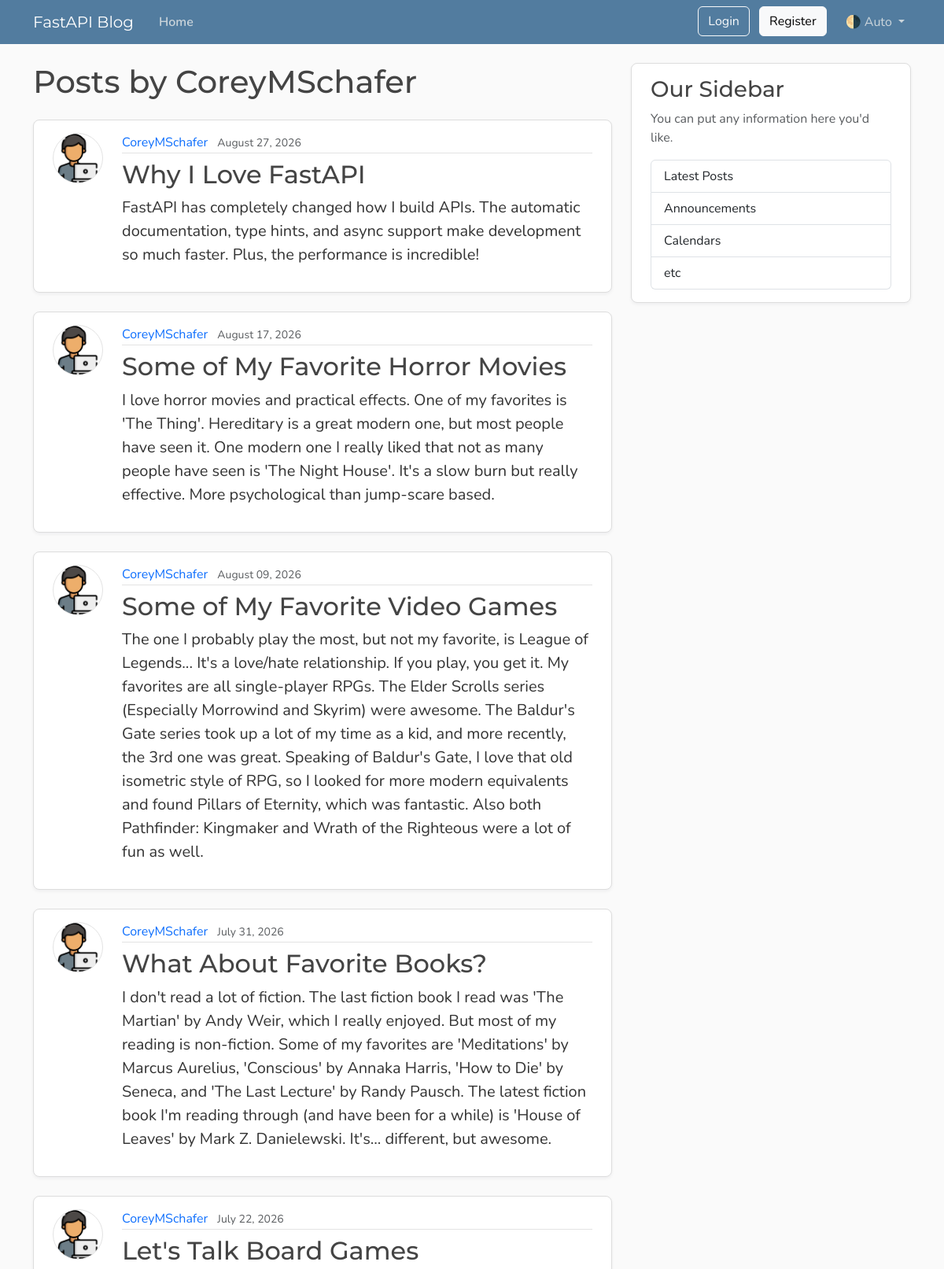
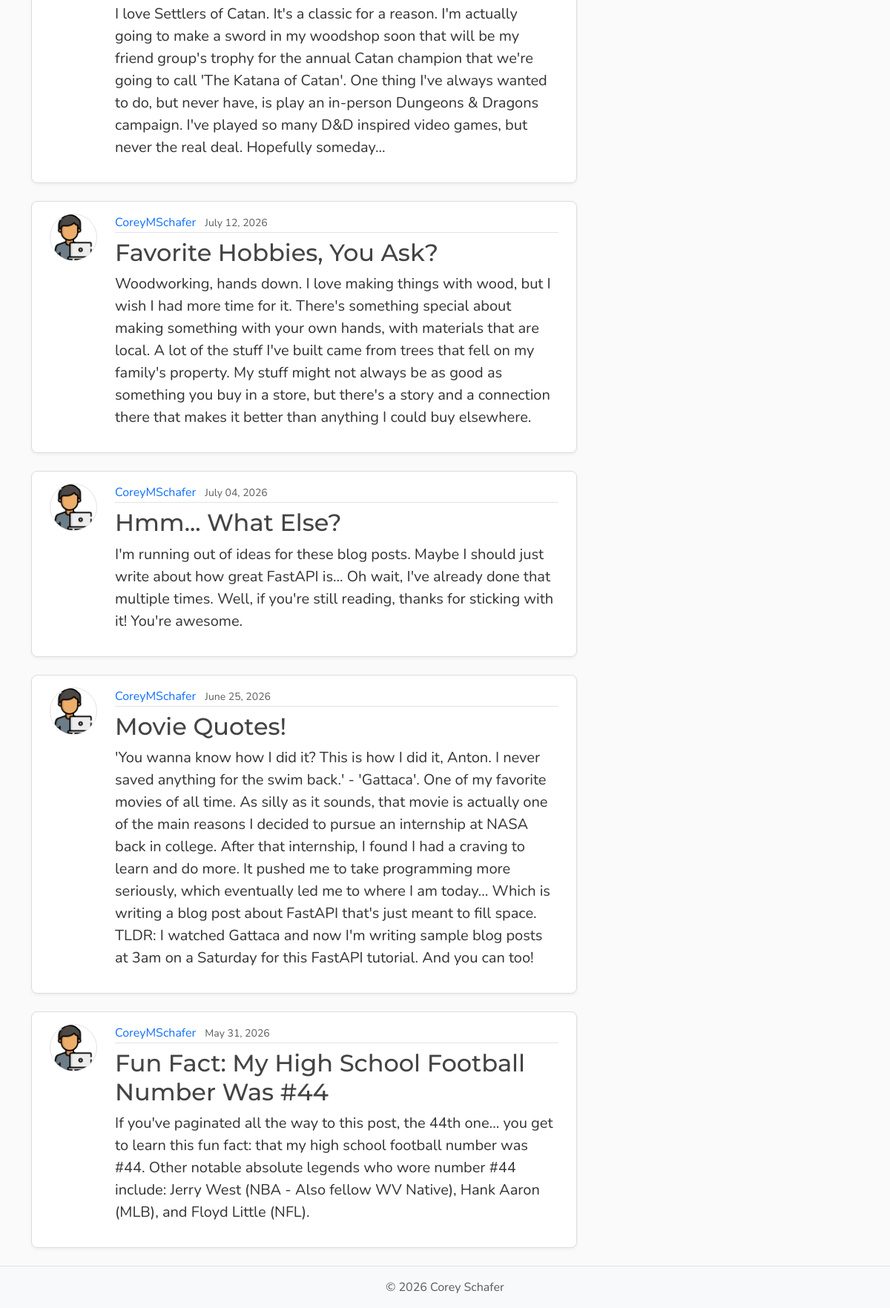
The page /users/1/posts on the database its author committed (2 pictures, top to bottom).
### models.py (models this page shows, shortened)
class User(Base):
    __tablename__ = "users"
    id: Mapped[int] = mapped_column(Integer, primary_key=True, index=True)
    username: Mapped[str] = mapped_column(String(50), unique=True, nullable=False)
    email: Mapped[str] = mapped_column(String(120), unique=True, nullable=False)
    password_hash: Mapped[str] = mapped_column(String(200), nullable=False)
    image_file: Mapped[str | None] = mapped_column(
        String(200),
        nullable=True,
        default=None
    )
    posts: Mapped[list[Post]] = relationship(back_populates="author", cascade="all, delete-orphan")

class Post(Base):
    __tablename__ = "posts"
    id: Mapped[int] = mapped_column(Integer, primary_key=True, index=True)
    title: Mapped[str] = mapped_column(String(100), nullable=False)
    content: Mapped[str] = mapped_column(Text, nullable=False)
    user_id: Mapped[int] = mapped_column(
        ForeignKey("users.id"),
        nullable=False,
        index=True
    )
    date_posted: Mapped[datetime] = mapped_column(
        DateTime(timezone=True),
        default=lambda: datetime.now(UTC)
    )
    author: Mapped[User] = relationship(back_populates="posts")

### main.py (the view)
@app.get("/users/{user_id}/posts", include_in_schema=False, name="user_posts")
async def user_posts_page(request: Request, user_id: int, db: Annotated[AsyncSession,Depends(get_db)]):
    result = await db.execute(select(models.User).where(models.User.id == user_id))
    user = result.scalars().first()
    if not user:
        raise HTTPException(status_code=status.HTTP_404_NOT_FOUND, detail="User not found")
    result = await db.execute(select(models.Post)
                              .options(selectinload(models.Post.author))
                              .where(models.Post.user_id == user_id)
                              .order_by(models.Post.date_posted.desc()))
    posts = result.scalars().all()
    return templates.TemplateResponse(
        request,
        'user_posts.html',
        {"posts": posts, "user" : user, "title" : f"{user.username}'s Posts"}
    )

### templates/user_posts.html (shortened to what this page needs)
{% extends "layout.html" %}
{% block content %}
    <h1 class="mb-4">Posts by {{ user.username }}</h1>
    <div id="postsContainer">
        {% for post in posts %}
            <article class="content-section py-3 px-4 mb-4">
                <div class="d-flex align-items-start gap-4">
                    <img class="rounded-circle article-img flex-shrink-0"
                         src="{{ post.author.image_path }}"
                         alt="{{ post.author.username }}'s profile picture"
                         width="64"
                         height="64"
                         loading="lazy">
                    <div class="flex-grow-1">
                        <div class="article-metadata mb-2">
                            <a class="me-2"
                               href="{{ url_for('user_posts', user_id=post.author.id) }}">{{ post.author.username }}</a>
                            <small class="text-body-secondary">{{ post.date_posted.strftime("%B %d, %Y") }}</small>
                        </div>
                        <h2>
                            <a class="article-title"
                               href="{{ url_for('post_page', post_id=post.id) }}">{{ post.title }}</a>
                        </h2>
                        <p class="article-content">{{ post.content }}</p>
                    </div>
                </div>
            </article>
        {% else %}
            <p class="text-body-secondary">No posts by this user yet.</p>
        {% endfor %}
    </div>
{% endblock content %}

### templates/layout.html (shortened to what this page needs)
<!DOCTYPE html>
<html lang="en">
    <head>
        <link href="https://cdn.jsdelivr.net/npm/bootstrap@5.3.8/dist/css/bootstrap.min.css"
              rel="stylesheet"
>
        <link rel="stylesheet"
              type="text/css"
              href="{{ url_for("static", path='css/main.css') }}">
    </head>
    <body class="d-flex flex-column min-vh-100">
        <header class="site-header">
            <nav class="navbar navbar-expand-md bg-steel fixed-top"
                 data-bs-theme="dark">
                <div class="container">
                    <a class="navbar-brand me-4" href="{{ url_for("home") }}">FastAPI Blog</a>
                    <div class="collapse navbar-collapse" id="navbarToggle">
                        <div class="navbar-nav me-auto">
                            <a class="nav-link active"
                               aria-current="page"
                               href="{{ url_for("home") }}">Home</a>
                        </div>
                        <div class="navbar-nav">
                            <div id="loggedOutNav">
                                <a class="btn btn-outline-light mb-2 mb-md-0 me-md-2"
                                   href="{{ url_for("login_page") }}">Login</a>
                                <a class="btn btn-light mb-2 mb-md-0 me-md-3"
                                   href="{{ url_for("register_page") }}">Register</a>
                            </div>
                            <div class="nav-item dropdown">
                                <a class="nav-link dropdown-toggle"
                                   href="#"
                                   role="button"
                                   id="bd-theme"
                                   data-bs-toggle="dropdown"
                                   aria-expanded="false">
                                    <span id="bd-theme-text">🌗 Auto</span>
                                </a>
                            </div>
                        </div>
                    </div>
                </div>
            </nav>
        </header>
        <main role="main" class="container">
            <div class="row">
                <div class="col-md-8">
                    {% block content %}
                    {% endblock content %}
                </div>
                <aside class="col-md-4">
                    <div class="content-section py-3 px-4 mb-4">
                        <h3>Our Sidebar</h3>
                        <p class="text-body-secondary">You can put any information here you'd like.</p>
                        <ul class="list-group">
                            <li class="list-group-item">Latest Posts</li>
                            <li class="list-group-item">Announcements</li>
                            <li class="list-group-item">Calendars</li>
                            <li class="list-group-item">etc</li>
                        </ul>
                    </div>
                </aside>
            </div>
        </main>
        <footer class="mt-auto py-3 bg-body-tertiary border-top">
            <div class="container text-center">
                <p class="text-body-secondary mb-0">
                    © <span id="year"></span> Corey Schafer
                </p>
            </div>
        </footer>
    </body>
</html>

### static/css/main.css (style rules this page uses)
:root { --font-heading: "Montserrat", system-ui, -apple-system, BlinkMacSystemFont, sans-serif; --font-body: "Nunito", system-ui, -apple-system, BlinkMacSystemFont, sans-serif; --color-bg-body: #fafafa; --color-bg-content: #ffffff; --color-text-primary: #333333; --color-text-heading: #444444; --color-steel: #527c9f; --color-nav-link: #cbd5db; --color-nav-link-hover: #ffffff; --color-link-hover: #428bca; --color-border: #dddddd; --color-border-light: #e3e3e3; --spacing-xl: 5rem; --article-img-size: 4rem; --account-img-size: 7.813rem; }
body { font-family: var(--font-body); background: var(--color-bg-body); color: var(--color-text-primary); }
main { padding-top: var(--spacing-xl); }
h1, h2, h3, h4, h5, h6 { font-family: var(--font-heading); color: var(--color-text-heading); }
.navbar-brand { font-family: var(--font-heading); }
a { text-decoration: none; }
.bg-steel { background-color: var(--color-steel); }
.site-header .navbar-nav .nav-link { color: var(--color-nav-link); transition: color 0.2s ease-in-out; }
.site-header .navbar-nav .nav-link.active { font-weight: 600; }
.content-section { background: var(--color-bg-content); border: 1px solid var(--color-border); border-radius: 0.5rem; box-shadow: 0 2px 4px rgba(15, 23, 42, 0.05); transition: box-shadow 0.15s ease, transform 0.15s ease, border-color 0.15s ease; }
.article-title { color: var(--color-text-heading); transition: color 0.2s ease-in-out; }
.article-content { white-space: pre-line; font-size: 1.25rem; }
.article-img { height: var(--article-img-size); width: var(--article-img-size); flex-shrink: 0; object-fit: cover; border: 1px solid var(--color-border-light); box-shadow: 0 0 0 2px var(--color-bg-content); }
.article-metadata { padding-bottom: 0.063rem; border-bottom: 1px solid var(--color-border-light); }
.article-metadata a { transition: color 0.2s ease-in-out; }
[data-bs-theme="dark"] { --color-bg-body: #1a1a1a; --color-bg-content: #2d2d2d; --color-text-primary: #e0e0e0; --color-text-heading: #f0f0f0; --color-border: #404040; --color-border-light: #4a4a4a; }

### rows shown on the page
User: username "CoreyMSchafer"
Post: author.username "CoreyMSchafer", date_posted "August 27, 2026", title "Why I Love FastAPI", content "FastAPI has completely changed how I build APIs. The automatic documentation, type hints, and async support make development so much faster. Plus, the performance is incredible!"
Post: author.username "CoreyMSchafer", date_posted "August 17, 2026", title "Some of My Favorite Horror Movies", content "I love horror movies and practical effects. One of my favorites is 'The Thing'. Hereditary is a great modern one, but most people have seen it. One modern one I really liked that not as many people have seen is 'The Night House'. It's a slow burn but really effective. More psychological than jump-scare based."
Post: author.username "CoreyMSchafer", date_posted "August 09, 2026", title "Some of My Favorite Video Games", content "The one I probably play the most, but not my favorite, is League of Legends... It's a love/hate relationship. If you play, you get it. My favorites are all single-player RPGs. The Elder Scrolls series (Especially Morrowind and Skyrim) were awesome. The Baldur's Gate series took up a lot of my time as a kid, and more recently, the 3rd one was great. Speaking of Baldur's Gate, I love that old isometric style of RPG, so I looked for more modern equivalents and found Pillars of Eternity, which was fantastic. Also both Pathfinder: Kingmaker and Wrath of the Righteous were a lot of fun as well."
Post: author.username "CoreyMSchafer", date_posted "July 31, 2026", title "What About Favorite Books?", content "I don't read a lot of fiction. The last fiction book I read was 'The Martian' by Andy Weir, which I really enjoyed. But most of my reading is non-fiction. Some of my favorites are 'Meditations' by Marcus Aurelius, 'Conscious' by Annaka Harris, 'How to Die' by Seneca, and 'The Last Lecture' by Randy Pausch. The latest fiction book I'm reading through (and have been for a while) is 'House of Leaves' by Mark Z. Danielewski. It's... different, but awesome."
Post: author.username "CoreyMSchafer", date_posted "July 22, 2026", title "Let's Talk Board Games", content "I love Settlers of Catan. It's a classic for a reason. I'm actually going to make a sword in my woodshop soon that will be my friend group's trophy for the annual Catan champion that we're going to call 'The Katana of Catan'. One thing I've always wanted to do, but never have, is play an in-person Dungeons & Dragons campaign. I've played so many D&D inspired video games, but never the real deal. Hopefully someday..."
Post: author.username "CoreyMSchafer", date_posted "July 12, 2026", title "Favorite Hobbies, You Ask?", content "Woodworking, hands down. I love making things with wood, but I wish I had more time for it. There's something special about making something with your own hands, with materials that are local. A lot of the stuff I've built came from trees that fell on my family's property. My stuff might not always be as good as something you buy in a store, but there's a story and a connection there that makes it better than anything I could buy elsewhere."
Post: author.username "CoreyMSchafer", date_posted "July 04, 2026", title "Hmm... What Else?", content "I'm running out of ideas for these blog posts. Maybe I should just write about how great FastAPI is... Oh wait, I've already done that multiple times. Well, if you're still reading, thanks for sticking with it! You're awesome."
Post: author.username "CoreyMSchafer", date_posted "June 25, 2026", title "Movie Quotes!", content "'You wanna know how I did it? This is how I did it, Anton. I never saved anything for the swim back.' - 'Gattaca'. One of my favorite movies of all time. As silly as it sounds, that movie is actually one of the main reasons I decided to pursue an internship at NASA back in college. After that internship, I found I had a craving to learn and do more. It pushed me to take programming more seriously, which eventually led me to where I am today... Which is writing a blog post about FastAPI that's just meant to fill space. TLDR: I watched Gattaca and now I'm writing sample blog posts at 3am on a Saturday for this FastAPI tutorial. And you can too!"
Post: author.username "CoreyMSchafer", date_posted "May 31, 2026", title "Fun Fact: My High School Football Number Was #44", content "If you've paginated all the way to this post, the 44th one... you get to learn this fun fact: that my high school football number was #44. Other notable absolute legends who wore number #44 include: Jerry West (NBA - Also fellow WV Native), Hank Aaron (MLB), and Floyd Little (NFL)."
